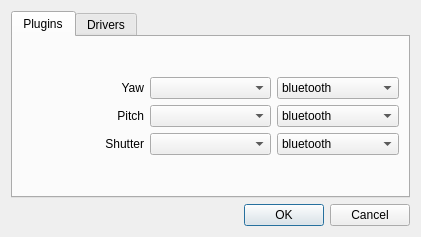
<?xml version="1.0" encoding="UTF-8"?>
<ui version="4.0">
 <class>pluginsDialog</class>
 <widget class="QDialog" name="pluginsDialog">
  <property name="windowModality">
   <enum>Qt::NonModal</enum>
  </property>
  <property name="geometry">
   <rect>
    <x>0</x>
    <y>0</y>
    <width>421</width>
    <height>237</height>
   </rect>
  </property>
  <property name="sizePolicy">
   <sizepolicy hsizetype="Expanding" vsizetype="Preferred">
    <horstretch>0</horstretch>
    <verstretch>0</verstretch>
   </sizepolicy>
  </property>
  <property name="windowTitle">
   <string>Plugins</string>
  </property>
  <property name="windowIcon">
   <iconset resource="../icons.qrc">
    <normaloff>:/icons/papywizard.png</normaloff>:/icons/papywizard.png</iconset>
  </property>
  <property name="modal">
   <bool>true</bool>
  </property>
  <layout class="QVBoxLayout" name="verticalLayout">
   <property name="spacing">
    <number>-1</number>
   </property>
   <item>
    <widget class="QTabWidget" name="tabWidget">
     <property name="currentIndex">
      <number>0</number>
     </property>
     <widget class="QWidget" name="pluginsTab">
      <attribute name="title">
       <string>Plugins</string>
      </attribute>
      <layout class="QVBoxLayout" name="verticalLayout_6">
       <item>
        <layout class="QGridLayout" name="gridLayout_5">
         <item row="0" column="0">
          <widget class="QLabel" name="label_15">
           <property name="text">
            <string>Yaw</string>
           </property>
           <property name="alignment">
            <set>Qt::AlignRight|Qt::AlignTrailing|Qt::AlignVCenter</set>
           </property>
           <property name="margin">
            <number>5</number>
           </property>
          </widget>
         </item>
         <item row="0" column="1">
          <widget class="QComboBox" name="yawAxisComboBox">
           <property name="currentIndex">
            <number>-1</number>
           </property>
          </widget>
         </item>
         <item row="1" column="0">
          <widget class="QLabel" name="label_16">
           <property name="text">
            <string>Pitch</string>
           </property>
           <property name="alignment">
            <set>Qt::AlignRight|Qt::AlignTrailing|Qt::AlignVCenter</set>
           </property>
           <property name="margin">
            <number>5</number>
           </property>
          </widget>
         </item>
         <item row="2" column="0">
          <widget class="QLabel" name="label_17">
           <property name="enabled">
            <bool>true</bool>
           </property>
           <property name="text">
            <string>Shutter</string>
           </property>
           <property name="alignment">
            <set>Qt::AlignRight|Qt::AlignTrailing|Qt::AlignVCenter</set>
           </property>
           <property name="margin">
            <number>5</number>
           </property>
          </widget>
         </item>
         <item row="1" column="1">
          <widget class="QComboBox" name="pitchAxisComboBox"/>
         </item>
         <item row="2" column="1">
          <widget class="QComboBox" name="shutterComboBox"/>
         </item>
         <item row="0" column="2">
          <widget class="QComboBox" name="yawAxisDriverComboBox">
           <item>
            <property name="text">
             <string>bluetooth</string>
            </property>
           </item>
           <item>
            <property name="text">
             <string>serial</string>
            </property>
           </item>
           <item>
            <property name="text">
             <string>ethernet</string>
            </property>
           </item>
          </widget>
         </item>
         <item row="1" column="2">
          <widget class="QComboBox" name="pitchAxisDriverComboBox">
           <item>
            <property name="text">
             <string>bluetooth</string>
            </property>
           </item>
           <item>
            <property name="text">
             <string>serial</string>
            </property>
           </item>
           <item>
            <property name="text">
             <string>ethernet</string>
            </property>
           </item>
          </widget>
         </item>
         <item row="2" column="2">
          <widget class="QComboBox" name="shutterDriverComboBox">
           <item>
            <property name="text">
             <string>bluetooth</string>
            </property>
           </item>
           <item>
            <property name="text">
             <string>serial</string>
            </property>
           </item>
           <item>
            <property name="text">
             <string>ethernet</string>
            </property>
           </item>
          </widget>
         </item>
        </layout>
       </item>
      </layout>
     </widget>
     <widget class="QWidget" name="driversTab">
      <attribute name="title">
       <string>Drivers</string>
      </attribute>
      <layout class="QVBoxLayout" name="verticalLayout_4">
       <item>
        <layout class="QGridLayout" name="gridLayout_9">
         <item row="0" column="0">
          <widget class="QLabel" name="bluetoothDeviceAddressLabel">
           <property name="text">
            <string>BT device address</string>
           </property>
           <property name="alignment">
            <set>Qt::AlignRight|Qt::AlignTrailing|Qt::AlignVCenter</set>
           </property>
           <property name="margin">
            <number>5</number>
           </property>
          </widget>
         </item>
         <item row="0" column="1">
          <widget class="QLineEdit" name="bluetoothDeviceAddressLineEdit">
           <property name="sizePolicy">
            <sizepolicy hsizetype="Expanding" vsizetype="Fixed">
             <horstretch>0</horstretch>
             <verstretch>0</verstretch>
            </sizepolicy>
           </property>
           <property name="minimumSize">
            <size>
             <width>150</width>
             <height>0</height>
            </size>
           </property>
           <property name="text">
            <string notr="true">00:50:C2:58:55:B9</string>
           </property>
           <property name="maxLength">
            <number>50</number>
           </property>
          </widget>
         </item>
         <item row="1" column="0">
          <widget class="QLabel" name="serialPortLabel">
           <property name="enabled">
            <bool>true</bool>
           </property>
           <property name="text">
            <string>Serial port</string>
           </property>
           <property name="alignment">
            <set>Qt::AlignRight|Qt::AlignTrailing|Qt::AlignVCenter</set>
           </property>
           <property name="margin">
            <number>5</number>
           </property>
          </widget>
         </item>
         <item row="1" column="1">
          <widget class="QLineEdit" name="serialPortLineEdit">
           <property name="enabled">
            <bool>true</bool>
           </property>
           <property name="text">
            <string notr="true">0</string>
           </property>
           <property name="maxLength">
            <number>50</number>
           </property>
          </widget>
         </item>
         <item row="2" column="0">
          <widget class="QLabel" name="ethernetHostPortLabel">
           <property name="enabled">
            <bool>true</bool>
           </property>
           <property name="text">
            <string>Ethernet host/port</string>
           </property>
           <property name="alignment">
            <set>Qt::AlignRight|Qt::AlignTrailing|Qt::AlignVCenter</set>
           </property>
           <property name="margin">
            <number>5</number>
           </property>
          </widget>
         </item>
         <item row="2" column="1">
          <widget class="QLineEdit" name="ethernetHostLineEdit">
           <property name="enabled">
            <bool>true</bool>
           </property>
           <property name="text">
            <string notr="true">169.254.1.1</string>
           </property>
           <property name="maxLength">
            <number>50</number>
           </property>
          </widget>
         </item>
         <item row="2" column="2">
          <widget class="QSpinBox" name="ethernetPortSpinBox">
           <property name="enabled">
            <bool>true</bool>
           </property>
           <property name="accelerated">
            <bool>true</bool>
           </property>
           <property name="minimum">
            <number>1024</number>
           </property>
           <property name="maximum">
            <number>65535</number>
           </property>
           <property name="value">
            <number>2000</number>
           </property>
          </widget>
         </item>
         <item row="0" column="2">
          <widget class="QPushButton" name="bluetoothChoosePushButton">
           <property name="text">
            <string>Choose...</string>
           </property>
          </widget>
         </item>
        </layout>
       </item>
      </layout>
     </widget>
    </widget>
   </item>
   <item>
    <widget class="QDialogButtonBox" name="buttonBox">
     <property name="orientation">
      <enum>Qt::Horizontal</enum>
     </property>
     <property name="standardButtons">
      <set>QDialogButtonBox::Cancel|QDialogButtonBox::Ok</set>
     </property>
    </widget>
   </item>
  </layout>
 </widget>
 <resources>
  <include location="../icons.qrc"/>
 </resources>
 <connections>
  <connection>
   <sender>buttonBox</sender>
   <signal>accepted()</signal>
   <receiver>pluginsDialog</receiver>
   <slot>accept()</slot>
   <hints>
    <hint type="sourcelabel">
     <x>248</x>
     <y>254</y>
    </hint>
    <hint type="destinationlabel">
     <x>157</x>
     <y>274</y>
    </hint>
   </hints>
  </connection>
  <connection>
   <sender>buttonBox</sender>
   <signal>rejected()</signal>
   <receiver>pluginsDialog</receiver>
   <slot>reject()</slot>
   <hints>
    <hint type="sourcelabel">
     <x>316</x>
     <y>260</y>
    </hint>
    <hint type="destinationlabel">
     <x>286</x>
     <y>274</y>
    </hint>
   </hints>
  </connection>
 </connections>
</ui>
